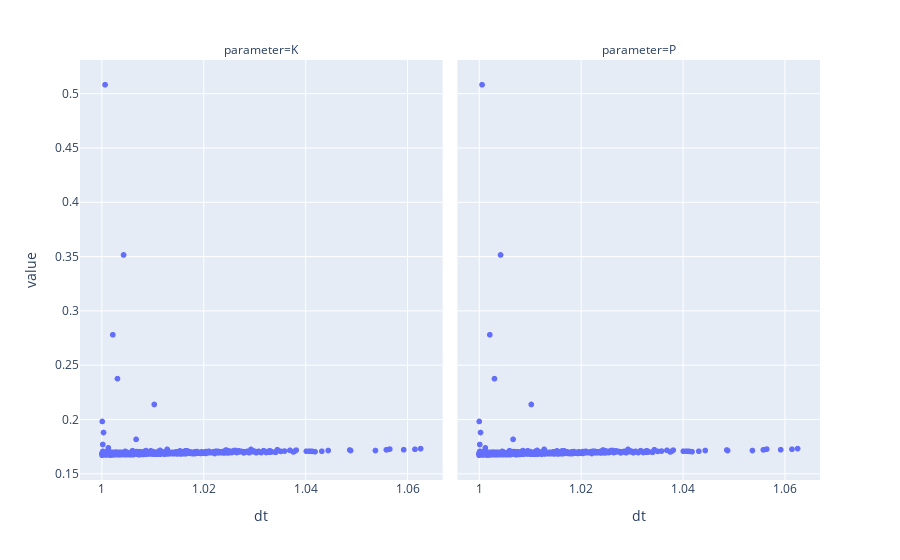

This figure's notebook cell:
### Code cell
trace = simulate_kalman_1d(.1, 1, time).melt(id_vars=['dt', 't'], var_name='parameter')
ex.scatter(trace, x='dt', y='value', facet_col='parameter')

### Figure 1 — Plotly figure (JSON) as saved in the notebook; plotly's stock layout.template omitted (floating-point values rounded to 4 significant figures; data arrays with more than 128 entries replaced by an {"elided": "..."} marker saying what was removed)
{"data": [{"hovertemplate": "parameter=K<br>dt=%{x}<br>value=%{y}<extra></extra>", "legendgroup": "", "marker": {"color": "#636efa", "symbol": "circle"}, "mode": "markers", "name": "", "showlegend": false, "type": "scattergl", "x": {"elided": "999 float values"}, "xaxis": "x", "y": {"elided": "999 float values"}, "yaxis": "y"}, {"hovertemplate": "parameter=P<br>dt=%{x}<br>value=%{y}<extra></extra>", "legendgroup": "", "marker": {"color": "#636efa", "symbol": "circle"}, "mode": "markers", "name": "", "showlegend": false, "type": "scattergl", "x": {"elided": "999 float values"}, "xaxis": "x2", "y": {"elided": "999 float values"}, "yaxis": "y2"}], "layout": {"annotations": [{"font": {}, "showarrow": false, "text": "parameter=K", "x": 0.245, "xanchor": "center", "xref": "paper", "y": 1, "yanchor": "bottom", "yref": "paper"}, {"font": {}, "showarrow": false, "text": "parameter=P", "x": 0.755, "xanchor": "center", "xref": "paper", "y": 1, "yanchor": "bottom", "yref": "paper"}], "autosize": true, "legend": {"tracegroupgap": 0}, "margin": {"t": 60}, "xaxis": {"anchor": "y", "autorange": true, "domain": [0, 0.49], "range": [0.9959, 1.067], "title": {"text": "dt"}, "type": "linear"}, "xaxis2": {"anchor": "y2", "autorange": true, "domain": [0.51, 1], "matches": "x", "range": [0.9959, 1.067], "title": {"text": "dt"}, "type": "linear"}, "yaxis": {"anchor": "x", "autorange": true, "domain": [0, 1], "range": [0.1407, 0.5346], "title": {"text": "value"}, "type": "linear"}, "yaxis2": {"anchor": "x2", "autorange": true, "domain": [0, 1], "matches": "y", "range": [0.1407, 0.5346], "showticklabels": false, "type": "linear"}}}
